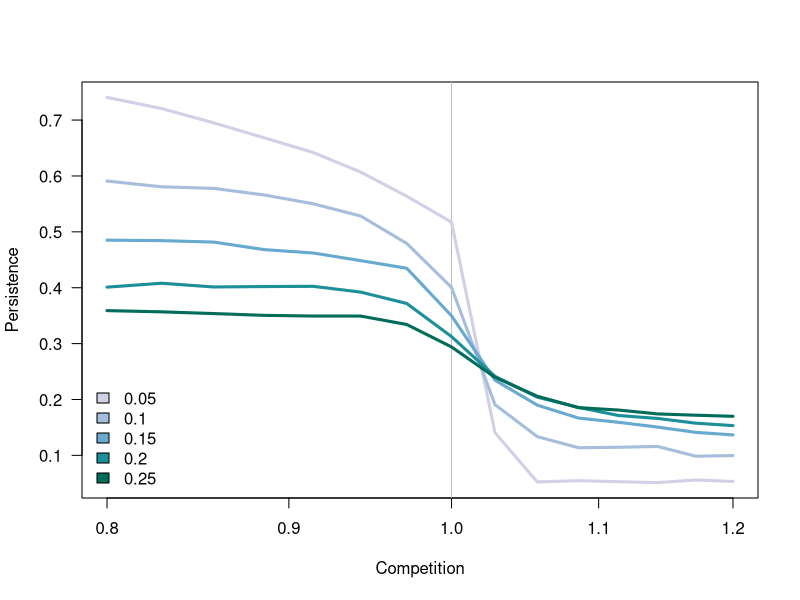

Write R code to recreate this figure.
d <- read.table("./figures/sm3.dat", h=T)
d <- aggregate(d, by=list(d$competition, d$connectance), mean)


library(RColorBrewer)

pdf("figures/connectance.pdf", height=5)

palette(brewer.pal(6, "PuBuGn")[-1])

plot(0, pch=NA, xlim=range(d$competition), ylim=range(d$richness),
      xlab = "Competition", ylab = "Persistence",
      las = 1, log='x')

abline(v=1, col='grey')

i <- 1
for(co in unique(d$connectance)) {
  x <- subset(d, connectance ==  co)
  lines(richness~competition, x, col = i, type='l', pch=19, lwd=3)
  i <- i + 1
}

legend("bottomleft", fill=c(1:5),
      legend=c(unique(d$connectance)),
      bty='n')

dev.off()
